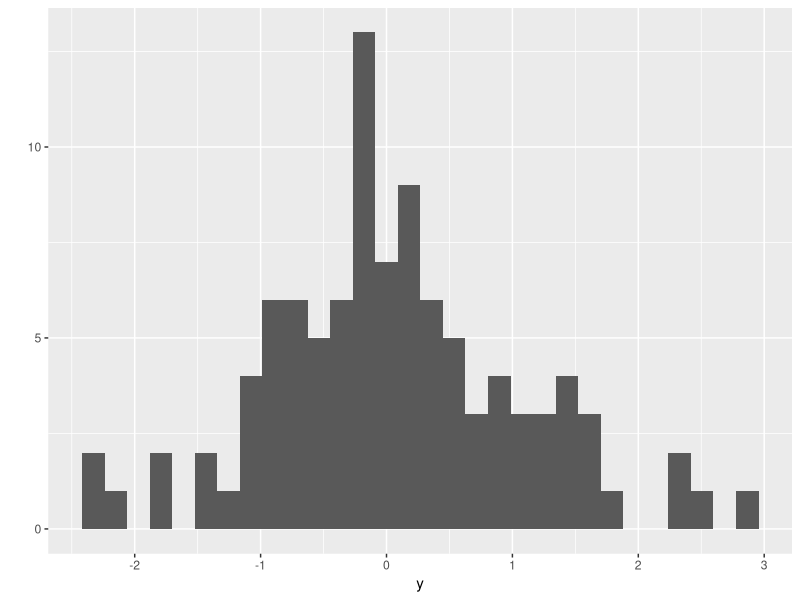

Write the R code that produced this figure.
# https://learning.edx.org/course/course-v1:HarvardX+PH125.8x+1T2022/block-v1:HarvardX+PH125.8x+1T2022+type@sequential+block@2faa56e611464cf4bfd42b13ac7fffa5/block-v1:HarvardX+PH125.8x+1T2022+type@vertical+block@8d4023066f3b4fafa07b11abbcd4afad
# Q1
library(dslabs)
library(caret)
data(mnist_27)
set.seed(1995, sample.kind="Rounding") # if R 3.6 or later
indexes <- createResample(mnist_27$train$y, 10)
# Q1: my answer (ok)
length(indexes[[1]][indexes[[1]] == 3])
length(indexes[[1]][indexes[[1]] == 4])
length(indexes[[1]][indexes[[1]] == 7])
# Q1: official answer

# Q2: my answer (ok)
i3 <- lapply(indexes, function (x) { x == 3 })
sum(unlist(i3))
# Q2: official answer
x <- sapply(indexes, function(ind){sum(ind == 3)})
sum(x)


# Q3
y <- rnorm(100, 0, 1)
qplot(y)
# Estimating the 75th quantile (qnorm(0.75)) using the sample quantile:
qnorm(0.75)
quantile(y, 0.75)
# Q3: my answer (same as official answer)
set.seed(1, sample.kind = "Rounding")
B <- 10^4
M_star <- replicate(B, {
  y_start <- rnorm(100, 0, 1)
  quantile(y_start, 0.75)
})
mean(M_star) # .6737512
sd(M_star)



# Q4
set.seed(1, sample.kind = "Rounding") # if R 3.6 or later
y <- rnorm(100, 0, 1)
# Q4: my answer
set.seed(1, sample.kind = "Rounding")
indexes <- createResample(y, 10)
bootstraps <- sapply(indexes, function(x) quantile(y[x], .75))
mean(bootstraps)
sd(bootstraps)
# Q4: official answer
set.seed(1, sample.kind="Rounding")
indexes <- createResample(y, 10)
q_75_star <- sapply(indexes, function(ind){
  y_star <- y[ind]
  quantile(y_star, 0.75)
})
mean(q_75_star)
sd(q_75_star)



# Q5: my answer (same as official answer)
set.seed(1, sample.kind="Rounding")
indexes <- createResample(y, 10^4)
q_75_star <- sapply(indexes, function(ind){
  y_star <- y[ind]
  quantile(y_star, 0.75)
})
mean(q_75_star)
sd(q_75_star)
